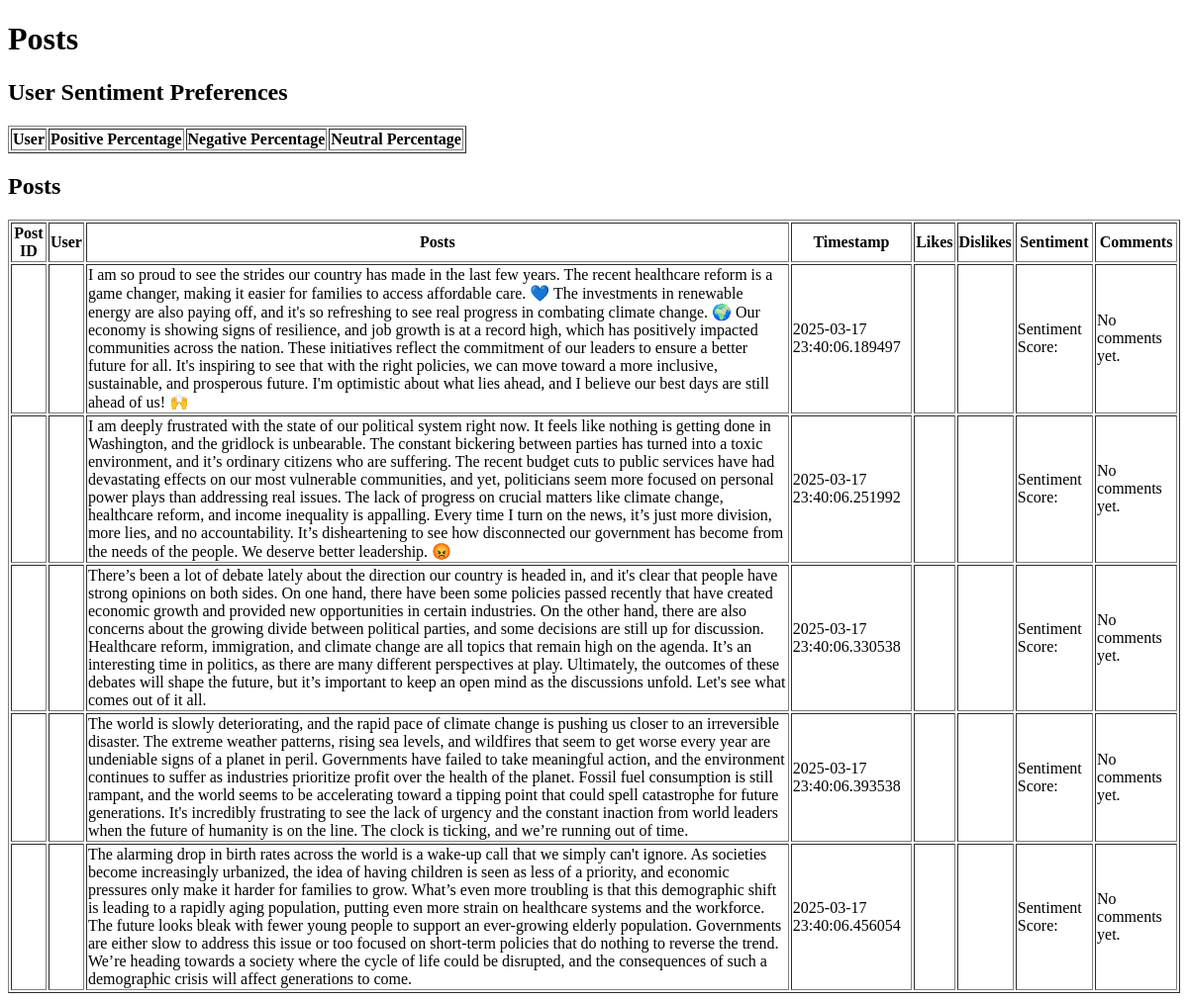
The app's page /posts/raw-sql-query/, older data.
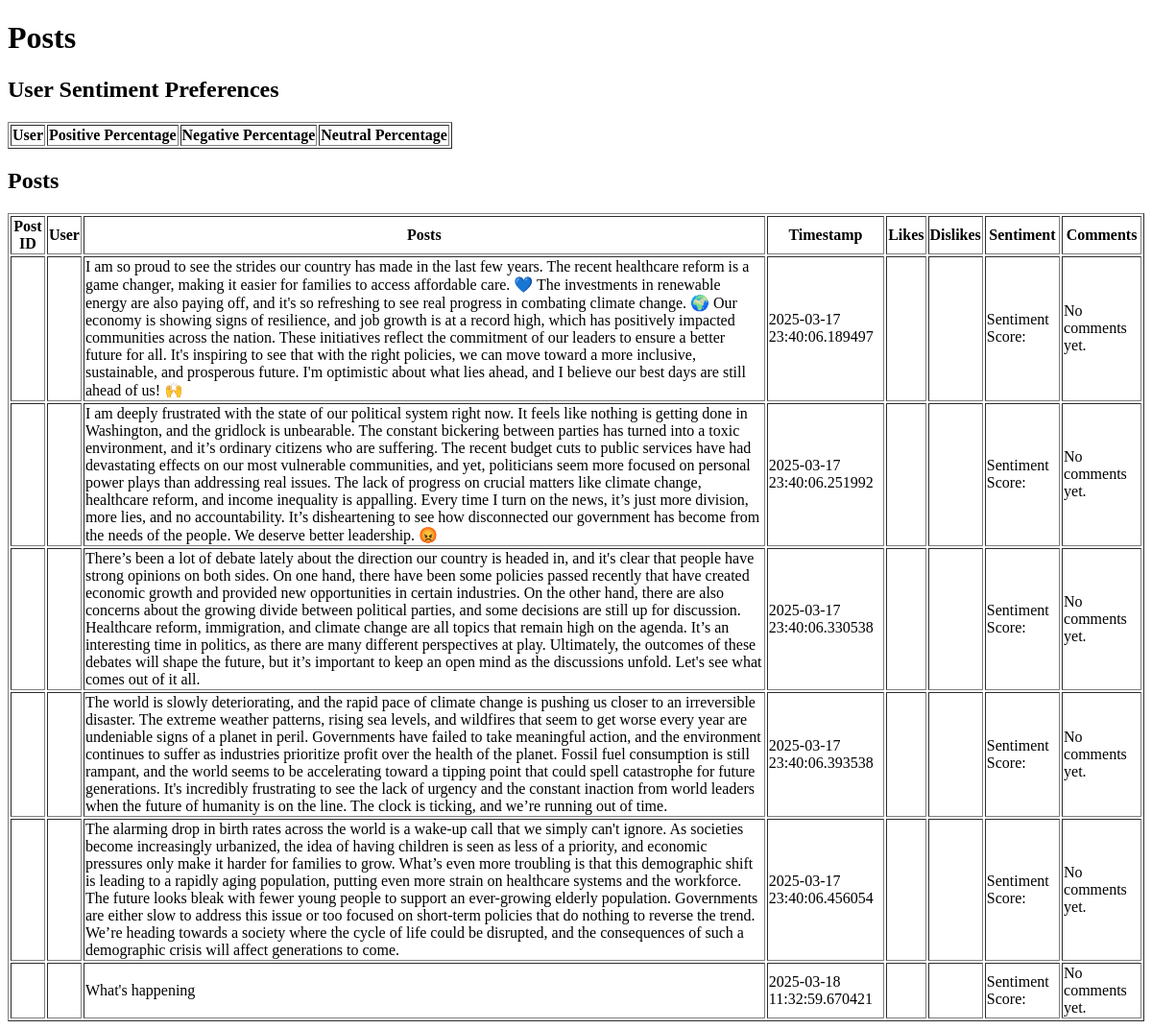
The same page, newer data.
### posts/models.py (models this page shows, shortened)
class Post(models.Model):
    user = models.ForeignKey('accounts.CustomUser', on_delete=models.CASCADE, related_name='posts')
    content = models.TextField()
    created_at = models.DateTimeField(auto_now_add=True)
    uuid = models.CharField(max_length=255, unique=True, default=uuid.uuid4, editable=False)
    liked_by = models.ManyToManyField('accounts.CustomUser', related_name='liked_posts', blank=True)
    disliked_by = models.ManyToManyField('accounts.CustomUser', related_name='disliked_posts', blank=True)
    sentiment_label = models.CharField(max_length=10, null=True, blank=True)
    sentiment_score = models.FloatField(null=True, blank=True)
    positive_percentage = models.FloatField(default=0.0)
    negative_percentage = models.FloatField(default=0.0)
    neutral_percentage = models.FloatField(default=0.0)
    class Meta:
        ordering = ['-created_at']  # Order posts by the most recent initially

### posts/views.py (the view)
# urls.py: path('raw-sql-query/', views.raw_sql_query, name='raw_sql_query'),
def raw_sql_query(request):
    db_path = settings.BASE_DIR / "db.sqlite3"  # Use BASE_DIR to refer to the DB file
    conn = sqlite3.connect(db_path)
    query = """
    SELECT p.id AS post_id, u.username, p.content, p.created_at
    FROM posts_post p
    JOIN accounts_customuser u ON p.user_id = u.id
    """
    df = pd.read_sql_query(query, conn)
    posts = df.to_dict(orient='records')
    conn.close()
    return render(request, 'posts/posts_list.html', {'posts': posts})

### posts/templates/posts/posts_list.html (shortened to what this page needs)
<!DOCTYPE html>
<html lang="en">
<head>
</head>
<body>
    <h1>Posts</h1>
    <h2>User Sentiment Preferences</h2>
    <table border="1">
        <thead>
            <tr>
                <th>User</th>
                <th>Positive Percentage</th>
                <th>Negative Percentage</th>
                <th>Neutral Percentage</th>
            </tr>
        </thead>
    </table>
    <h2>Posts</h2>
    <table border="1">
        <thead>
            <tr>
                <th>Post ID</th>
                <th>User</th>
                <th>Posts</th>
                <th>Timestamp</th>
                <th>Likes</th>
                <th>Dislikes</th>
                <th>Sentiment</th>
                <th>Comments</th>
            </tr>
        </thead>
        <tbody>
            {% for post in posts %}
            <tr>
                <td>{{ post.id }}</td>
                <td>{{ post.user }}</td>
                <td>{{ post.content }}</td>
                <td>{{ post.created_at }}</td>
                <td>{{ post.likes }}</td>
                <td>{{ post.dislikes }}</td>
                <td>Sentiment Score: {{ post.sentiments}}</td>
                <td>
                    {% if post.comments %}
                        <ul>
                            {% for comment in post.comments %}
                            <li>
                                <strong>{{ comment.user }}:</strong> {{ comment.content }}
                                <br><em>Created at: {{ comment.created_at }}</em>
                            </li>
                            {% endfor %}
                        </ul>
                    {% else %}
                        No comments yet.
                    {% endif %}
                </td>
            </tr>
            {% endfor %}
        </tbody>
    </table>
</body>
</html>

Row changes from the older to the newer data that the page shows:
added Post: content "What's happening", created_at "2025-03-18 11:32:59.670421"
